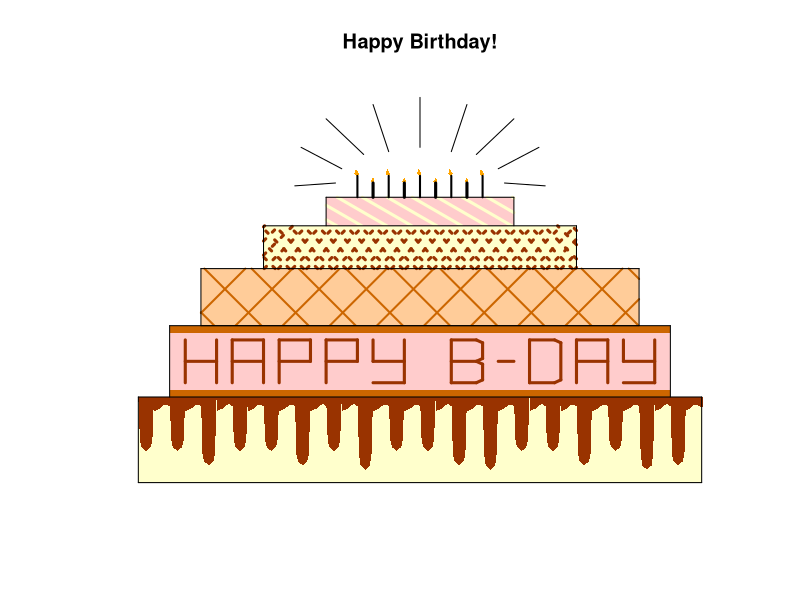

This figure's R source:
## ---- chunk 1
plot(NA, xlim = c(0, 20), ylim = c(-2, 25), xlab = "", ylab = "", las = 1, bty = "n", main = "Happy Birthday!", axes = FALSE)

##Flames (first the tall ones 5x, than short ones 4x)

xx <- c(7.90, 8 , 8.05, 7.95)
yy <- c(19.65, 19.45, 19.65, 20)
polygon(xx, yy,col = "orange", lty = 6, angle = 15, lwd = 3, fillOddEven = TRUE, border = FALSE)
polygon(xx+1, yy,col = "orange", lty = 6, angle = 15, lwd = 3, fillOddEven = TRUE, border = FALSE)
polygon(xx+2, yy,col = "orange", lty = 6, angle = 15, lwd = 3, fillOddEven = TRUE, border = FALSE)
polygon(xx+3, yy,col = "orange", lty = 6, angle = 15, lwd = 3, fillOddEven = TRUE, border = FALSE)
polygon(xx+4, yy,col = "orange", lty = 6, angle = 15, lwd = 3, fillOddEven = TRUE, border = FALSE)


ke <- c(10.43, 10.5 , 10.55, 10.5)
kf <- c(19.1, 18.95, 19.15, 19.4)
polygon(ke, kf,col = "orange", lty = 1, angle = 15, lwd = 3, fillOddEven = TRUE, border = FALSE)
polygon(ke+1, kf,col = "orange", lty = 1, angle = 15, lwd = 3, fillOddEven = TRUE, border = FALSE)
polygon(ke-1, kf,col = "orange", lty = 1, angle = 15, lwd = 3, fillOddEven = TRUE, border = FALSE)
polygon(ke-2, kf,col = "orange", lty = 1, angle = 15, lwd = 3, fillOddEven = TRUE, border = FALSE)


#Icing/Color

##Layer 1
x <- c(1, 19, 19, 1)
y <- c(-2, -2, 4, 4)
polygon(x, y, col = "#FFFFCC", lty = 6, angle = 15, lwd = 3, fillOddEven = TRUE, border = FALSE)

##Chocolate drip

aq <- c(1, 1.05, 1.1, 1.15, 1.2, 1.25, 1.3, 1.35, 1.4, 1.45, 1.5)
aw <- c(4, 1, 0.5, 0.4, 0.3, 0.2, 0.3, 0.4, 0.5, 1, 4)
polygon(aq, aw, col = "#993300", lty = 1, angle = 15, lwd = 3, border = FALSE)
polygon(aq+1, aw, col = "#993300", lty = 1, angle = 15, lwd = 3, border = FALSE)

ae <- c(4, 0, -0.5, -0.6, -0.7, -0.8, -0.7, -0.6, -0.5, 0, 4)
ak <- c(4, 0, -0.8, -0.9, -1, -1.1, -1, -0.9, -0.8, 0, 4)
polygon(aq+2, ae, col = "#993300", lty = 1, angle = 15, lwd = 3, border = FALSE)
polygon(aq+3, aw, col = "#993300", lty = 1, angle = 15, lwd = 3, border = FALSE)
polygon(aq+4, aw, col = "#993300", lty = 1, angle = 15, lwd = 3, border = FALSE)
polygon(aq+5, ae, col = "#993300", lty = 1, angle = 15, lwd = 3, border = FALSE)
polygon(aq+6, aw, col = "#993300", lty = 1, angle = 15, lwd = 3, border = FALSE)
polygon(aq+7, ak, col = "#993300", lty = 1, angle = 15, lwd = 3, border = FALSE)
polygon(aq+8, aw, col = "#993300", lty = 1, angle = 15, lwd = 3, border = FALSE)
polygon(aq+9, aw, col = "#993300", lty = 1, angle = 15, lwd = 3, border = FALSE)
polygon(aq+10, ae, col = "#993300", lty = 1, angle = 15, lwd = 3, border = FALSE)
polygon(aq+11, ak, col = "#993300", lty = 1, angle = 15, lwd = 3, border = FALSE)
polygon(aq+12, aw, col = "#993300", lty = 1, angle = 15, lwd = 3, border = FALSE)
polygon(aq+13, aw, col = "#993300", lty = 1, angle = 15, lwd = 3, border = FALSE)
polygon(aq+14, ae, col = "#993300", lty = 1, angle = 15, lwd = 3, border = FALSE)
polygon(aq+15, aw, col = "#993300", lty = 1, angle = 15, lwd = 3, border = FALSE)
polygon(aq+16, ak, col = "#993300", lty = 1, angle = 15, lwd = 3, border = FALSE)
polygon(aq+17, ae, col = "#993300", lty = 1, angle = 15, lwd = 3, border = FALSE)

bq <- c(1.5, 1.5, 1.6, 1.7, 1.8, 1.9, 2, 2.1, 2.1)
bw <- c(4, 3, 3.1, 3.2, 3.4, 3.5, 3.35, 3.3, 4)
polygon(bq, bw, col = "#993300", lty = 1, angle = 15, lwd = 3, border = FALSE)
polygon(bq+1, bw, col = "#993300", lty = 1, angle = 15, lwd = 3, border = FALSE)
polygon(bq+2, bw, col = "#993300", lty = 1, angle = 15, lwd = 3, border = FALSE)
polygon(bq+3, bw, col = "#993300", lty = 1, angle = 15, lwd = 3, border = FALSE)
polygon(bq+4, bw, col = "#993300", lty = 1, angle = 15, lwd = 3, border = FALSE)
polygon(bq+5, bw, col = "#993300", lty = 1, angle = 15, lwd = 3, border = FALSE)
polygon(bq+6, bw, col = "#993300", lty = 1, angle = 15, lwd = 3, border = FALSE)
polygon(bq+7, bw, col = "#993300", lty = 1, angle = 15, lwd = 3, border = FALSE)
polygon(bq+8, bw, col = "#993300", lty = 1, angle = 15, lwd = 3, border = FALSE)
polygon(bq+9, bw, col = "#993300", lty = 1, angle = 15, lwd = 3, border = FALSE)
polygon(bq+10, bw, col = "#993300", lty = 1, angle = 15, lwd = 3, border = FALSE)
polygon(bq+11, bw, col = "#993300", lty = 1, angle = 15, lwd = 3, border = FALSE)
polygon(bq+12, bw, col = "#993300", lty = 1, angle = 15, lwd = 3, border = FALSE)
polygon(bq+13, bw, col = "#993300", lty = 1, angle = 15, lwd = 3, border = FALSE)
polygon(bq+14, bw, col = "#993300", lty = 1, angle = 15, lwd = 3, border = FALSE)
polygon(bq+15, bw, col = "#993300", lty = 1, angle = 15, lwd = 3, border = FALSE)
polygon(bq+16, bw, col = "#993300", lty = 1, angle = 15, lwd = 3, border = FALSE)
polygon(bq+16.93, bw, col = "#993300", lty = 1, angle = 15, lwd = 3, border = FALSE)


##Layer 2
a <- c(2, 18, 18, 2)
b <- c(4, 4, 9, 9)
polygon(a, b, col = "#FFCCCC", lty = 2, lwd = 3, border = FALSE)

abc <- c(2, 18, 18, 2)
bcd <- c(4, 4, 4.5, 4.5)
polygon(abc, bcd, col = "#CC6600", lty = 2, lwd = 3, border = FALSE)

cde <- c(2, 18, 18, 2)
def <- c(8.5, 8.5, 9, 9)
polygon(cde, def, col = "#CC6600", lty = 2, lwd = 3, border = FALSE)

##Layer 3
c <- c(3, 17, 17, 3)
d <- c(9, 9, 13, 13)
polygon(c, d, col = "#FFCC99", lty = 2, lwd = 3, border = FALSE)

sq <- c(3, 17, 17, 3)
qs <- c(9, 9, 13, 13)
polygon(sq, qs, density = 3, col = "#CC6600", lty = 1, lwd = 2, border = FALSE)
po <- c(3, 17, 17, 3)
op <- c(9, 9, 13, 13)
polygon(po, op, density = 3, col = "#CC6600", angle = -45, lty = 1, lwd = 2, border = FALSE)

##Layer 4
e <- c(5, 15, 15, 5)
f <- c(13, 13, 16, 16)
polygon(e, f, col = "#FFFFCC", lty = 2, lwd = 3, border = FALSE)
ss <- c(5, 15, 15, 5)
qq <- c(13, 13, 16, 16)
polygon(ss, qq, density = 10, col = "#993300", lty = 3, lwd = 3, border = FALSE)
pp <- c(5, 15, 15, 5)
oo <- c(13, 13, 16, 16)
polygon(pp, oo, density = 10, col = "#993300", angle = -45, lty = 3, lwd = 3, border = FALSE)

##Layer 5
g <- c(7, 13, 13, 7)
h <- c(16, 16, 18, 18)
polygon(g, h, col = "#FFCCCC", lty = 2, lwd = 3, border = FALSE)
q <- c(7, 13, 13, 7)
w <- c(16, 16, 18, 18)
polygon(q, w, density = 8 ,col = "#FFFFCC", lty = 1, angle = -30, lwd = 3, fillOddEven = TRUE, border = FALSE)


# Level 1
## Horizontal lines
lines(c(1, 19), c(-2, -2))

## Vertical lines
lines(c(1, 1), c(-2, 4))
lines(c(19, 19), c(-2, 4))

# Level 2
## Horizontal lines
lines(c(1, 19), c(4, 4))
lines(c(2, 18), c(9,9))
lines(c(2.5,3.5), c(6.5,6.5), col = "#993300", lwd = 3)
lines(c(4, 5), c(8,8), col = "#993300", lwd = 3)
lines(c(4,5), c(6.5,6.5), col = "#993300", lwd = 3)
lines(c(5.5, 6.5), c(8,8), col = "#993300", lwd = 3)
lines(c(5.5, 6.5), c(6.5,6.5), col = "#993300", lwd = 3)
lines(c(7, 8), c(8,8), col = "#993300", lwd = 3)
lines(c(7, 8), c(6.5,6.5), col = "#993300", lwd = 3)
lines(c(8.5, 9.5), c(6.5,6.5), col = "#993300", lwd = 3)
lines(c(8.5, 9.5), c(5,5), col = "#993300", lwd = 3)
lines(c(11, 11.8), c(5,5), col = "#993300", lwd = 3)
lines(c(11, 11.8), c(6.5,6.5), col = "#993300", lwd = 3)
lines(c(11, 11.8), c(8,8), col = "#993300", lwd = 3)
lines(c(12.5, 13), c(6.5,6.5), col = "#993300", lwd = 3)
lines(c(13.5, 14.3), c(5,5), col = "#993300", lwd = 3)
lines(c(13.5, 14.3), c(8,8), col = "#993300", lwd = 3)
lines(c(15, 16), c(8,8), col = "#993300", lwd = 3)
lines(c(15, 16), c(6.5,6.5), col = "#993300", lwd = 3)
lines(c(16.5, 17.5), c(6.5,6.5), col = "#993300", lwd = 3)
lines(c(16.5, 17.5), c(5,5), col = "#993300", lwd = 3)


## Vertical lines
lines(c(2, 2), c(4, 9))
lines(c(18, 18), c(4, 9))
lines(c(2.5,2.5), c(5, 8), col = "#993300", lwd = 3)
lines(c(3.5,3.5), c(5, 8), col = "#993300", lwd = 3)
lines(c(4, 4), c(5, 8), col = "#993300", lwd = 3)
lines(c(5, 5), c(5, 8), col = "#993300", lwd = 3)
lines(c(5.5, 5.5), c(5, 8), col = "#993300", lwd = 3)
lines(c(6.5, 6.5), c(6.5, 8), col = "#993300", lwd = 3)
lines(c(7, 7), c(5, 8), col = "#993300", lwd = 3)
lines(c(8, 8), c(6.5, 8), col = "#993300", lwd = 3)
lines(c(8.5, 8.5), c(6.5, 8), col = "#993300", lwd = 3)
lines(c(9.5, 9.5), c(5, 8), col = "#993300", lwd = 3)
lines(c(11, 11), c(5, 8), col = "#993300", lwd = 3)
lines(c(12, 12), c(5.2, 6.3), col = "#993300", lwd = 3)
lines(c(12, 12), c(6.7, 7.8), col = "#993300", lwd = 3)
lines(c(13.5, 13.5), c(5, 8), col = "#993300", lwd = 3)
lines(c(14.5, 14.5), c(5.2, 7.8), col = "#993300", lwd = 3)
lines(c(15,15), c(5, 8), col = "#993300", lwd = 3)
lines(c(16,16), c(5, 8), col = "#993300", lwd = 3)
lines(c(16.5,16.5), c(6.5, 8), col = "#993300", lwd = 3)
lines(c(17.5,17.5), c(5, 8), col = "#993300", lwd = 3)

## diagonal lines
lines(c(11.8, 12), c(8, 7.8), col = "#993300", lwd = 3)
lines(c(11.8, 12), c(6.5, 6.7), col = "#993300", lwd = 3)
lines(c(11.8, 12), c(6.5, 6.3), col = "#993300", lwd = 3)
lines(c(11.8, 12), c(5.0, 5.2), col = "#993300", lwd = 3)
lines(c(14.3, 14.5), c(5.0, 5.2), col = "#993300", lwd = 3)
lines(c(14.3, 14.5), c(8.0, 7.8), col = "#993300", lwd = 3)

# Level 3
## Horizontal lines
lines(c(3, 17), c(13, 13))
lines(c(3, 17), c(9, 9))
## Vertical lines
lines(c(3, 3), c(9, 13))
lines(c(17, 17), c(9, 13))


# Level 4
## Horizontal line
lines(c(5, 15), c(16, 16))
## Vertical lines
lines(c(5, 5), c(13, 16))
lines(c(15, 15), c(13, 16))

# Level 5
## Horizontal lines
lines(c(7, 13), c(18, 18))
## Vertical lines
lines(c(7, 7), c(16, 18))
lines(c(13, 13), c(16, 18))

#Sparks
lines(c(6.2, 7.5), c(21.5, 20))         #tweede van links
lines(c(13.8, 12.5), c(21.5, 20))       #tweede van rechts
lines(c(10, 10), c(25, 21.5))           #middelste
lines(c(8.5, 9), c(24.5, 21.2))
lines(c(11.5, 11), c(24.5, 21.2))
lines(c(7, 8.2), c(23.5, 21))
lines(c(13, 11.8), c(23.5, 21))
lines(c(6, 7.3), c(18.8, 19))
lines(c(14, 12.7), c(18.8, 19))

# Candles long ones
k <- 5
kat <- seq(8, 12, length.out = k)
h <- 1.5
segments(x0 = kat, x1 = kat, y0 = rep(18, k), y1 = rep(18 + h, k), lwd = 2)

# Candles short ones
vv <- 4
bbb <- seq(8.5, 11.5, length.out = vv)
hoog <- 1.0
segments(x0 = bbb, x1 = bbb, y0 = rep(18, vv), y1 = rep(18 + hoog, vv), lwd = 3)
